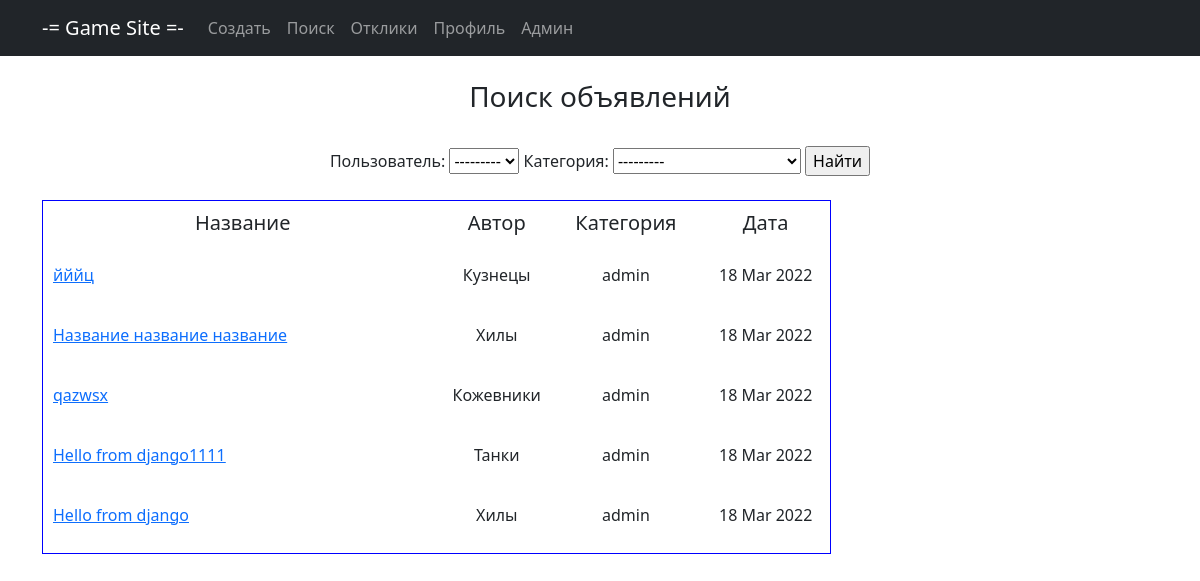
The app's page /search/, older data.
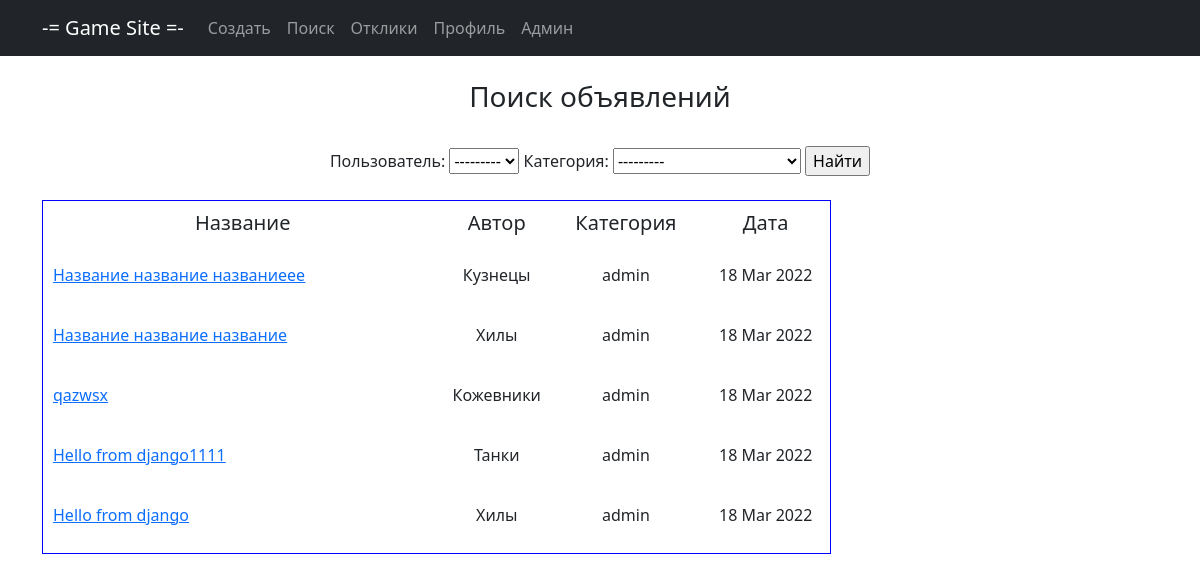
The same page, newer data.
### main/models.py (models this page shows, shortened)
class Note(models.Model):
    title = models.CharField(max_length=128, verbose_name='Название')
    content = RichTextUploadingField(verbose_name='Контент')
    dateCreation = models.DateTimeField(auto_now_add=True, verbose_name='Дата создания')
    user = models.ForeignKey(User, blank=True, null=True, on_delete=models.CASCADE, verbose_name='Пользователь')
    category = models.ForeignKey(Category, on_delete=models.CASCADE, verbose_name='Категория')

class Category(models.Model):
    name = models.CharField(max_length=64, unique=True, verbose_name='Название')
    def __str__(self):
        return f'{self.name}'

### main/views.py (the view)
# urls.py: path('search/', NoteSearch.as_view(), name='search'),
class NoteSearch(ListView):
    model = Note
    template_name = 'note_search.html'
    context_object_name = 'note'
    ordering = ['-dateCreation']
    def get_context_data(self, **kwargs):
        context = super().get_context_data(**kwargs)
        context['filter'] = NoteFilter(self.request.GET, queryset=self.get_queryset())
        return context

### templates/note_search.html (shortened to what this page needs)
{% extends 'static/default.html' %}
{% block content %}
<br>
<h3>Поиск объявлений</h3>
<br>
<form method="GET">
    {{ filter.form }}
    <input type="submit" value="Найти">
</form>
<br>
<table cellspacing="5" cellpadding="10" border="1"
       style=" border-spacing : 10px; border-color : blue; border-style: solid;" bgcolor="FFFFFF">
    <tr>
        <td width="400">
            <h5>Название</h5>
        </td>
        <td width="100">
            <h5>Автор</h5>
        </td>
        <td width="150">
            <h5>Категория</h5>
        </td>
        <td width="130">
            <h5>Дата</h5>
        </td>
    </tr>
    {% for note in filter.qs %}
    <tr>
        <td>
            <p align="left"><a href="{% url 'detail' note.id %}"><u>{{ note.title | truncatechars:60 }}</u></a></p>
        </td>
        <td>
            <p align="center">{{ note.category }}</p>
        </td>
        <td>
            <p align="center">{{ note.user }}</p>
        </td>
        <td>
            <p align="center">{{ note.dateCreation | date:"d M Y" }}</p>
        </td>
    </tr>
    {% endfor %}
</table>
<br>
{% endblock content %}

Row changes from the older to the newer data that the page shows:
changed Note "Кузнецы": title "йййц" → "Название название названиеее"
